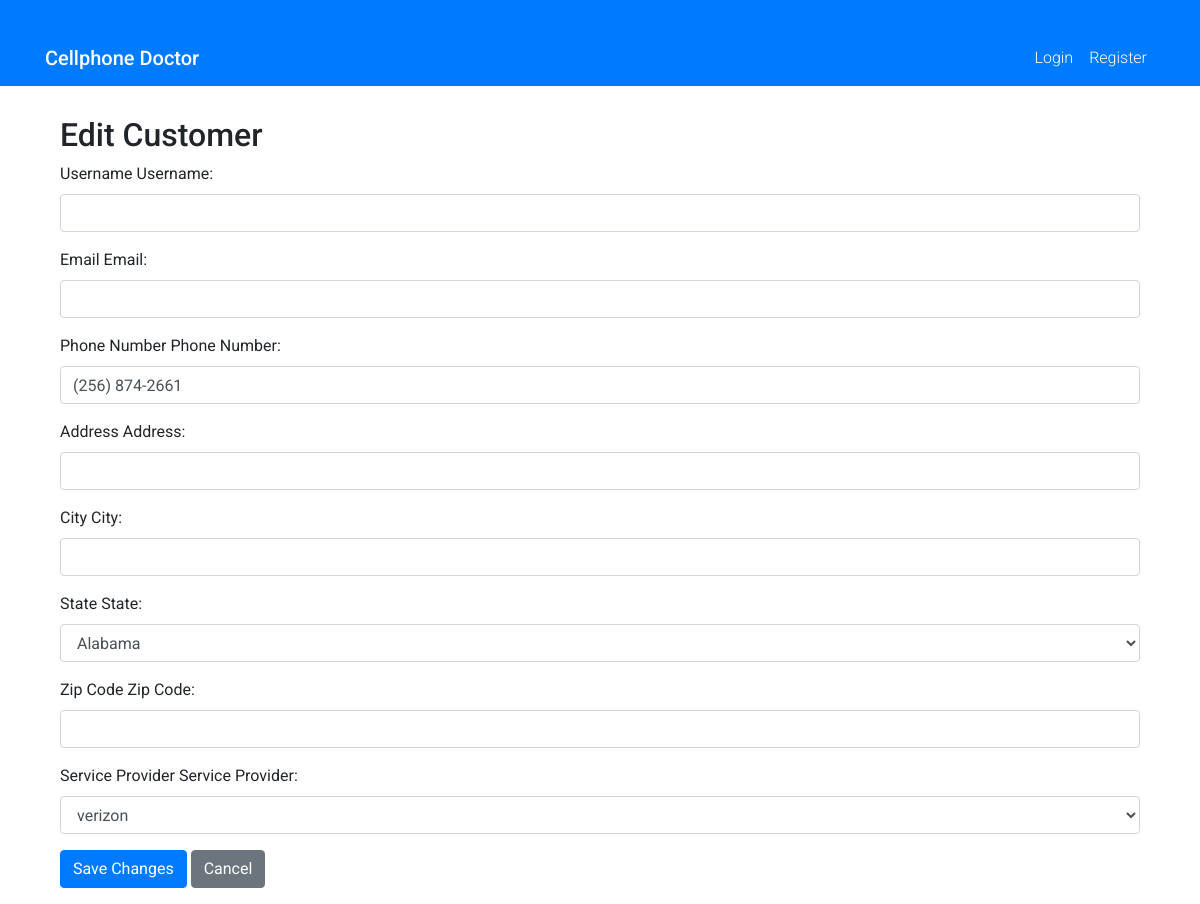
/store/edit_customer/4/, run on the app's committed database.
### store/models.py (models this page shows, shortened)
class Customer(models.Model):
    username = models.CharField(max_length=50, blank=True, null=True, verbose_name='Username')
    email = models.EmailField(max_length=50, blank=True, null=True, unique=True, verbose_name='Email')
    phone = models.CharField(max_length=14, unique=True, verbose_name='Phone Number')
    address = models.CharField(max_length=100, blank=True, null=True, verbose_name='Address')
    city = models.CharField(max_length=50, blank=True, null=True, verbose_name='City')
    state = models.CharField(max_length=2, blank=True, null=True, choices=STATE_CHOICES, verbose_name='State')
    zipcode = models.CharField(max_length=10, blank=True, null=True, verbose_name='Zip Code')
    service_provider = models.CharField(max_length=50, choices=SERVICE_PROVIDER_CHOICES, default='Unknown', verbose_name='Service Provider')
    accept_devices_trade_in = models.BooleanField(default=True, verbose_name='Accept Trade-ins')
    accept_devices_buy = models.BooleanField(default=True, verbose_name='Buy Devices')
    accept_devices_sell = models.BooleanField(default=True, verbose_name='Sell Devices')
    accept_device_repair = models.BooleanField(default=True, verbose_name='Repair Devices')
    accept_sell = models.BooleanField(default=True, verbose_name='Accept Sales')
    blacklisted = models.BooleanField(default=False, verbose_name='Blacklisted')
    blacklisted_reason = models.CharField(max_length=100, default="", blank=True, null=True, verbose_name='Blacklisted Reason')
    photo = models.ImageField(upload_to='customer_photos', blank=True, null=True, verbose_name='Customer Photo')
    notes = models.TextField(max_length=500, blank=True, null=True, verbose_name='Notes')
    bio = models.TextField(max_length=500, blank=True, null=True, verbose_name='Biography')
    created_at = models.DateTimeField(auto_now_add=True, verbose_name='Created At')
    updated_at = models.DateTimeField(auto_now=True, verbose_name='Updated At')
    created_by = models.ForeignKey(User, null=True, blank=True, on_delete=models.CASCADE, related_name='customer_created_by', verbose_name='Created By')
    updated_by = models.ForeignKey(User, null=True, blank=True, on_delete=models.CASCADE, related_name='customer_updated_by', verbose_name='Updated By')
    class Meta:
        ordering = ('id',)
        verbose_name = 'Customer'
        verbose_name_plural = 'Customers'

### store/views.py (the view)
# urls.py: path('edit_customer/<int:customer_id>/', views.edit_customer, name='edit_customer'),
def edit_customer(request, customer_id):
    customer = get_object_or_404(Customer, pk=customer_id)
    if request.method == 'POST':
        form = CustomerForm(request.POST, instance=customer)
        if form.is_valid():
            form.save()
            messages.success(request, 'Customer updated successfully')
            return redirect('customer_detail', customer_id=customer.id)
    else:
        form = CustomerForm(instance=customer)
    return render(request, 'store/edit_customer.html', {'form': form, 'customer': customer})

### store/forms.py (shortened to what this page needs)
class CustomerForm(forms.ModelForm):
    class Meta:
        model = Customer
        fields = ['username', 'email', 'phone', 'address', 'city', 'state', 'zipcode', 'service_provider']

### store/templates/store/edit_customer.html (shortened to what this page needs)
{% extends 'base.html' %}
{% load widget_tweaks %}
{% block content %}
    <div class="container">
        <h2>Edit Customer</h2>
        <form method="post" class="edit-customer-form">
            {% for field in form %}
            <div class="form-group">
                <label for="{{ field.auto_id }}">{{ field.label }}</label>
                {{ field.label_tag }} {{ field|add_class:'form-control' }}
            </div>
            {% endfor %}
            <div class="form-group">
                <button type="submit" class="btn btn-primary">Save Changes</button>
                <a href="{% url 'customer_detail' customer_id=customer.id %}" class="btn btn-secondary">Cancel</a>
            </div>
        </form>
    </div>
{% endblock %}

### static/css/styles.css (style rules this page uses)
body { font-family: 'Roboto', sans-serif; }
.container { margin-top: 30px; }

### data on the page
Customer: form "(256) 874-2661" "Alabama" "verizon"

### other printed values
{{ field.label }} "Username" "Email" "Phone Number" "Address" "City" "State" "Zip Code" "Service Provider"
{{ field.label_tag }} "Username:" "Email:" "Phone Number:" "Address:" "City:" "State:" "Zip Code:" "Service Provider:"
